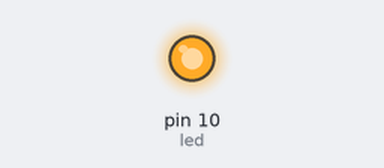
A sketch run on a simulated Arduino Uno, built with avr-gcc and run on an emulated ATmega328P. Shown: output pins drawn as LEDs (lit = HIGH).

Above: at 0.5 s.
At 12.9 s:
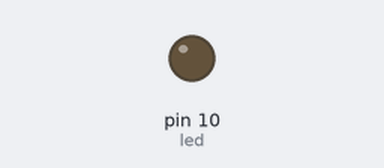
Timing chart, 0 to 14.8 s (numbered marks = the images above):
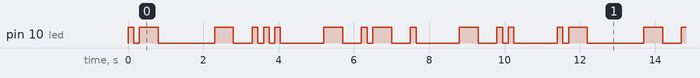

The sketch:

codigo_morse.ino
```cpp
int led = 10;
void setup() {
pinMode(led, OUTPUT);
}
void loop() {
  morse('a');
  delay(1000);
  morse('b');
  delay(1000);
  morse('c');
  delay(1000);
  morse('d');
  delay(1000);
}

void morse(char letra)
{
  switch(letra)
  {
    case 'a':
        piscar(false,1);
        piscar(true,1);
        break;
     case 'b':
        piscar(true,1);
        piscar(false,3);
        break;
     case 'c':
        piscar(true,1);
        piscar(false,1);
        piscar(true,1);
        piscar(false,1);
        break;
     case 'd':
        piscar(true,1);
        piscar(false,2);
        break;
     case 'e':
        piscar(false,1);
        break;
     case 'f':
        piscar(false,2);
        piscar(true,1);
        piscar(false,1);
        break;
      case 'g':
        piscar(true,2);
        piscar(false,1);
        break;
      case 'h':
        piscar(false,4);
        break;
      case 'i':
        piscar(false,2);
        break;
       case 'j':
        piscar(false,1);
        piscar(true,3);
        break;
       case 'k':
        piscar(true,1);
        piscar(false,1);
        piscar(true,1);
        break;
       case 'l':
        piscar(false,1);
        piscar(true,1);
        piscar(false,2);
        break;
      case 'm':
        piscar(true,2);
        break;
        case 'o':
        piscar(true,4);
        break;
  }
}
void piscar(bool longo,int x)
{
  for(int i = 0; i< x; i++)
  {
    digitalWrite(led, HIGH);//Liga a porta 10
    delay((longo?500:150));
    digitalWrite(led, LOW);
    delay((longo?500:150));
  }
}
```

Measured:
- by itself, pin 10 (led): moves between LOW and HIGH, repeating every 11.4 s
- by itself, everything shown: repeats every 11.4 s, in 26 steps
